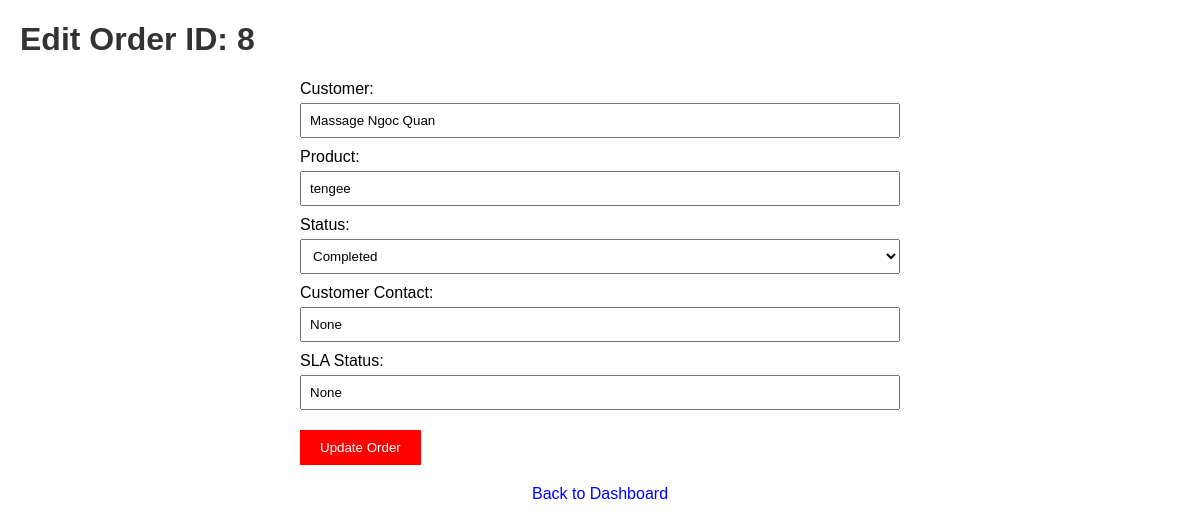
Screenshot of /edit/8 (signed in) with the database file from the repository.
### tables this page shows
CREATE TABLE orders (
    id INTEGER PRIMARY KEY AUTOINCREMENT,
    customer TEXT NOT NULL,
    product TEXT NOT NULL,
    status TEXT NOT NULL
, branch_code INTEGER, created_by TEXT, created_at DATETIME, updated_at DATETIME, deadline DATETIME, delivery_time DATETIME, sla_status TEXT, customer_contact TEXT);

### app.py (the view, shortened to what this page needs)
@app.route('/edit/<int:order_id>', methods=['GET', 'POST'])
def edit_order(order_id):
    if 'username' not in session:
        return redirect(url_for('login'))
    conn = get_db_connection()
    order = conn.execute('SELECT * FROM orders WHERE id = ?', (order_id,)).fetchone()
    if not order:
        conn.close()
        return "Order not found", 404
    conn.close()
    return render_template('edit_order.html', order=order)

### app.py (called while the page is built)
def get_db_connection():
    db_path = os.path.join(os.path.dirname(__file__), 'database', 'orders.db')
    conn = sqlite3.connect(db_path)
    conn.row_factory = sqlite3.Row
    return conn

### templates/edit_order.html (shortened to what this page needs)
<!DOCTYPE html>
<html lang="en">
<head>
    <link rel="stylesheet" href="/static/css/style.css">
</head>
<body>
    <h1>Edit Order ID: {{ order['id'] }}</h1>
    <form method="POST" action="/edit/{{ order['id'] }}">
        <label for="customer">Customer:</label>
        <input type="text" id="customer" name="customer" value="{{ order['customer'] }}" required>
        <label for="product">Product:</label>
        <input type="text" id="product" name="product" value="{{ order['product'] }}" required>
        <label for="status">Status:</label>
        <select class="form-select" id="status" name="status" required {% if session['role'] == 'Branch User' %}disabled{% endif %}>
            <option value="Completed" {% if order['status'] == 'Completed' %}selected{% endif %}>Completed</option>
        </select>
        <label for="customer_contact">Customer Contact:</label>
        <input type="text" id="customer_contact" name="customer_contact" value="{{ order['customer_contact'] }}" required placeholder="e.g., 0987654321">
        <label for="sla_status">SLA Status:</label>
        <input type="text" id="sla_status" name="sla_status" value="{{ order['sla_status'] }}" placeholder="e.g., On Time" required>
        <button type="submit">Update Order</button>
    </form>
    <a href="/dashboard">Back to Dashboard</a>
</body>
</html>

### static/css/style.css (style rules this page uses)
body { font-family: Arial, sans-serif; margin: 20px; }
h1, h2, h3 { color: #333; }
a { text-decoration: none; color: blue; }
button { background-color: red; color: white; border: none; padding: 5px 10px; cursor: pointer; }

### templates/edit_order.html (style rules this page uses)
body { font-family: Arial, sans-serif; margin: 20px; }
form { max-width: 600px; margin: auto; }
label { display: block; margin-top: 10px; }
input[type="text"], input[type="datetime-local"], select { width: 100%; padding: 8px; margin-top: 5px; box-sizing: border-box; }
button { margin-top: 20px; padding: 10px 20px; cursor: pointer; }
a { display: block; margin-top: 20px; text-align: center; }

### rows the page displays
orders: id "8", customer "Massage Ngoc Quan", product "tengee", status "Completed"
